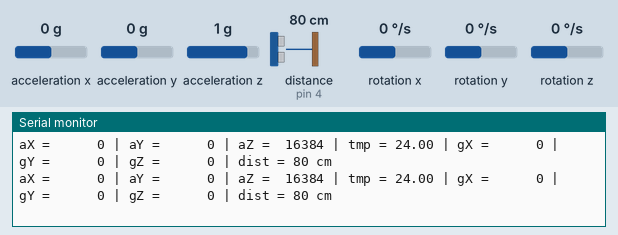
This sketch was run on a simulated Arduino Uno, built with avr-gcc and run on an emulated ATmega328P. Parts: the last lines printed to the serial monitor. Wiring (inferred from the names in the program): ultrasonic range finder: trigger pin 2; echo pin 4; MPU-6050 motion sensor at I2C address 0x68. Inputs (shaded band) come from the test bench; at power-on: acceleration x 0 g, acceleration y 0 g, distance to the obstacle (sensor on pin 4) 80 cm, acceleration z 1 g, rotation x 0 °/s, rotation y 0 °/s, rotation z 0 °/s. The echo pulse lasts 58.3 µs per cm.

Above: at 1.3 s.
1.4 s: acceleration x set to -1.4 g
At 2.1 s:
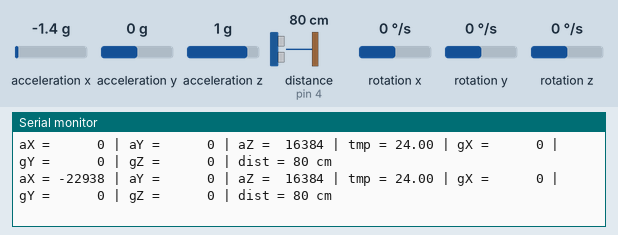
3.7 s: acceleration y set to -1.4 g
At 4.4 s:
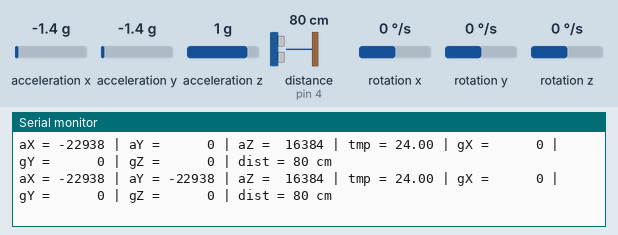
5.9 s: distance to the obstacle (sensor on pin 4) set to 299 cm
At 6.6 s:
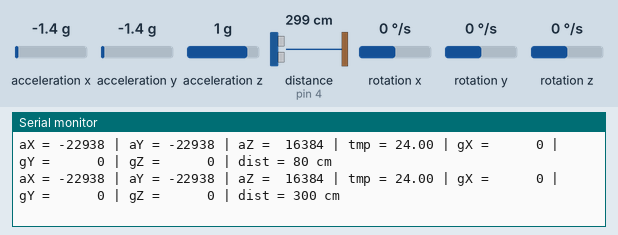
9.0 s: acceleration z set to -1.4 g
At 10.0 s:
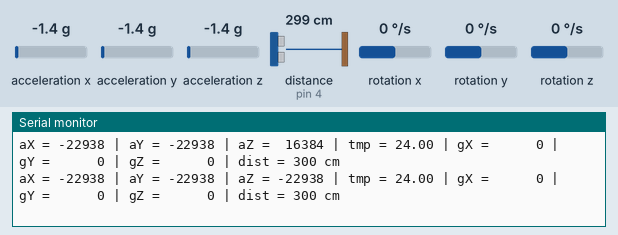
11.6 s: rotation x set to -192 °/s
At 12.3 s:
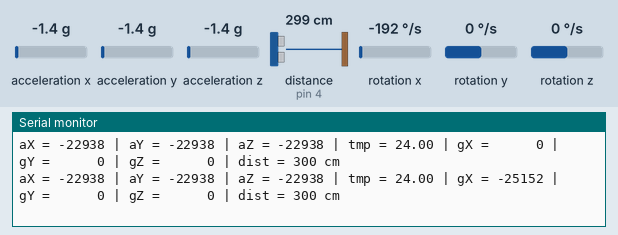
13.9 s: rotation y set to -192 °/s
At 14.4 s:
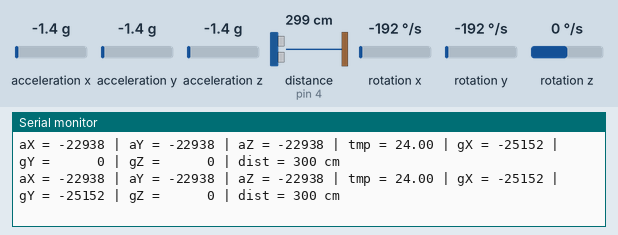

The sketch:

Sensores.ino
```cpp
#include "Wire.h" // This library allows you to communicate with I2C devices.


const int MPU_ADDR = 0x68; // I2C address of the MPU-6050. If AD0 pin is set to HIGH, the I2C address will be 0x69.

int16_t accelerometer_x, accelerometer_y, accelerometer_z; // variables for accelerometer raw data
int16_t gyro_x, gyro_y, gyro_z; // variables for gyro raw data
int16_t temperature; // variables for temperature data

char tmp_str[7]; // temporary variable used in convert function

char* convert_int16_to_str(int16_t i) { // converts int16 to string. Moreover, resulting strings will have the same length in the debug monitor.
  sprintf(tmp_str, "%6d", i);
  return tmp_str;
}


void setup() {
 Serial.begin(9600);
  Wire.begin();
  Wire.beginTransmission(MPU_ADDR); // Begins a transmission to the I2C slave (GY-521 board)
  Wire.write(0x6B); // PWR_MGMT_1 register
  Wire.write(0); // set to zero (wakes up the MPU-6050)
  Wire.endTransmission(true);

  pinMode(2, OUTPUT);//define arduino pin
  pinMode(4, INPUT);//define arduino pin
}

void loop() {
   Wire.beginTransmission(MPU_ADDR);
  Wire.write(0x3B); // starting with register 0x3B (ACCEL_XOUT_H) [MPU-6000 and MPU-6050 Register Map and Descriptions Revision 4.2, p.40]
  Wire.endTransmission(false); // the parameter indicates that the Arduino will send a restart. As a result, the connection is kept active.
  Wire.requestFrom(MPU_ADDR, 7*2, true); // request a total of 7*2=14 registers

  // "Wire.read()<<8 | Wire.read();" means two registers are read and stored in the same variable
  accelerometer_x = Wire.read()<<8 | Wire.read(); // reading registers: 0x3B (ACCEL_XOUT_H) and 0x3C (ACCEL_XOUT_L)
  accelerometer_y = Wire.read()<<8 | Wire.read(); // reading registers: 0x3D (ACCEL_YOUT_H) and 0x3E (ACCEL_YOUT_L)
  accelerometer_z = Wire.read()<<8 | Wire.read(); // reading registers: 0x3F (ACCEL_ZOUT_H) and 0x40 (ACCEL_ZOUT_L)
  temperature = Wire.read()<<8 | Wire.read(); // reading registers: 0x41 (TEMP_OUT_H) and 0x42 (TEMP_OUT_L)
  gyro_x = Wire.read()<<8 | Wire.read(); // reading registers: 0x43 (GYRO_XOUT_H) and 0x44 (GYRO_XOUT_L)
  gyro_y = Wire.read()<<8 | Wire.read(); // reading registers: 0x45 (GYRO_YOUT_H) and 0x46 (GYRO_YOUT_L)
  gyro_z = Wire.read()<<8 | Wire.read(); // reading registers: 0x47 (GYRO_ZOUT_H) and 0x48 (GYRO_ZOUT_L)


  digitalWrite(2, LOW);
  delayMicroseconds(4);
  digitalWrite(2, HIGH);
  delayMicroseconds(10);
  digitalWrite(2, LOW);

  long t = pulseIn(4, HIGH);//input pulse and save it veriable
  long cm = t / 29 / 2; //time convert distance
  String CM = " cm";


  Serial.print("aX = "); Serial.print(convert_int16_to_str(accelerometer_x));
  Serial.print(" | aY = "); Serial.print(convert_int16_to_str(accelerometer_y));
  Serial.print(" | aZ = "); Serial.print(convert_int16_to_str(accelerometer_z));

  Serial.print(" | tmp = "); Serial.print(temperature/340.00+36.53);
  Serial.print(" | gX = "); Serial.print(convert_int16_to_str(gyro_x));
  Serial.print(" | gY = "); Serial.print(convert_int16_to_str(gyro_y));
  Serial.print(" | gZ = "); Serial.print(convert_int16_to_str(gyro_z));
  Serial.print(" | dist = "); Serial.print(cm + CM);
  Serial.println();


  // delay
  delay(500);
}
```

Measured:
- after the input at 1.4 s, the serial monitor: prints a new line after 0.28 s (image 1)
- after the input at 3.7 s, the serial monitor: prints a new line after 0.20 s (image 2)
- after the input at 5.9 s, the serial monitor: prints a new line after 0.23 s (image 3)
- after the input at 9.0 s, the serial monitor: prints a new line after 0.55 s (image 4)
- after the input at 11.6 s, the serial monitor: prints a new line after 0.23 s (image 5)
- after the input at 13.9 s, the serial monitor: prints a new line after 0.21 s (image 6)
